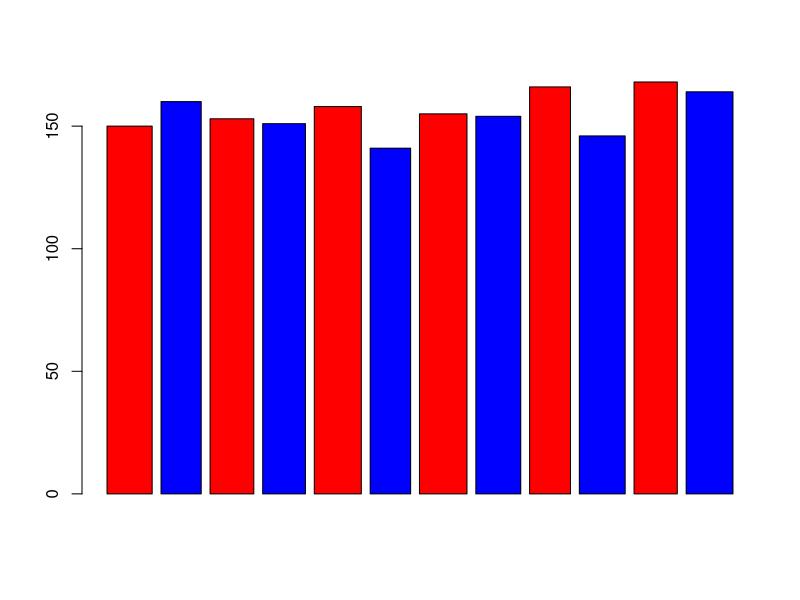
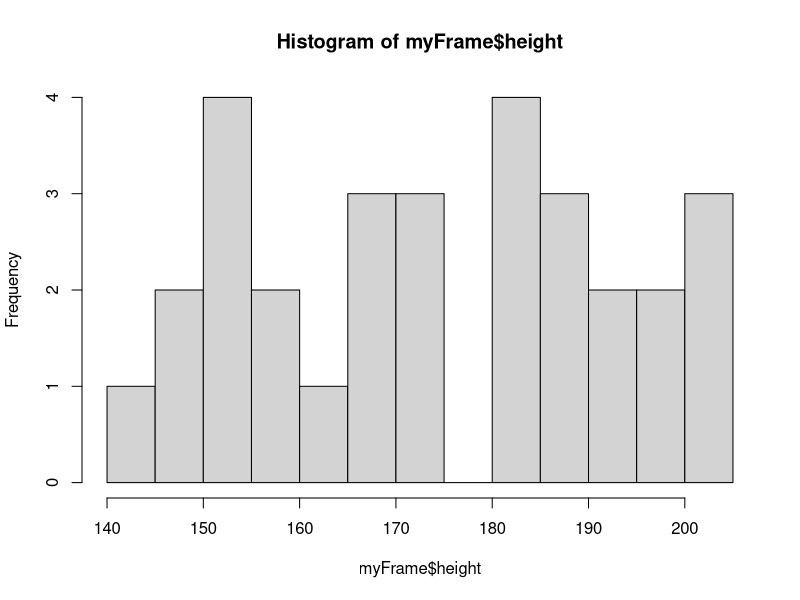
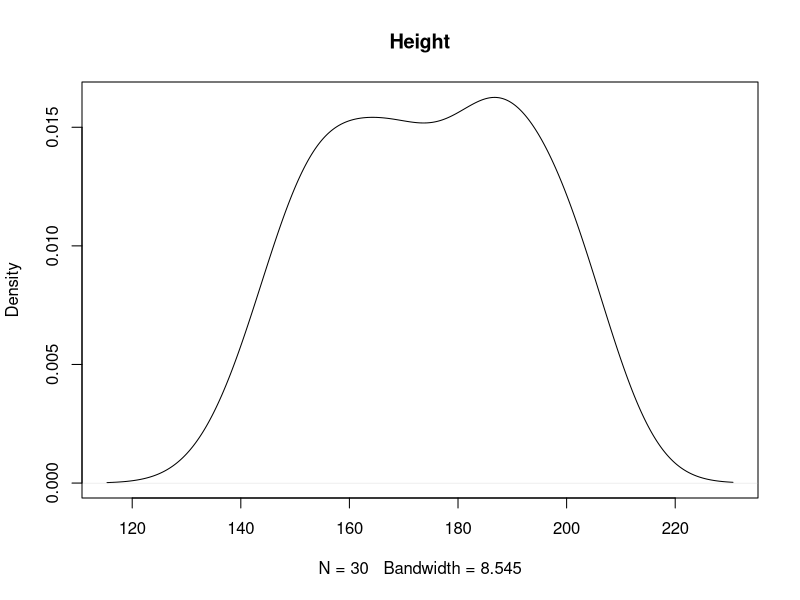
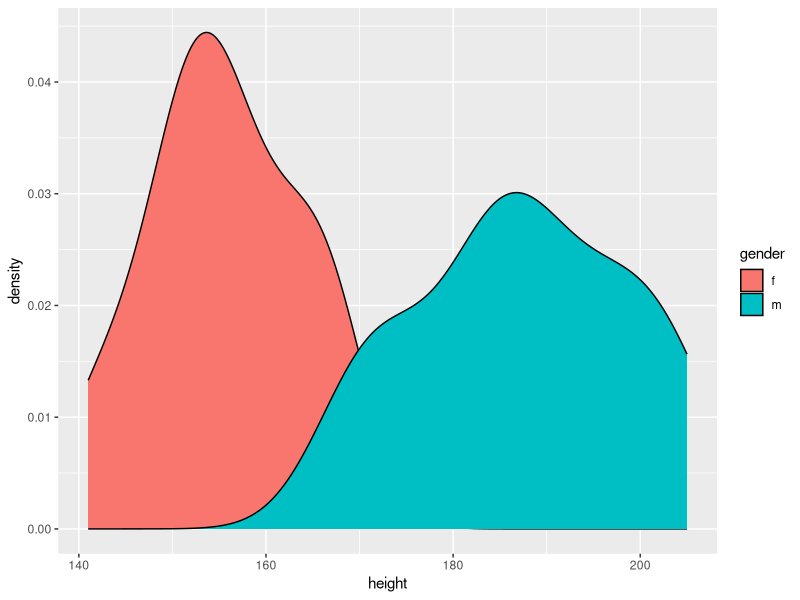

These figures' R source, in order:
height <- sample(140:207, 30)
gender <- c()
for(i in height)
{
  if(i < 170)
  {
    gender = c(gender, "f")
  }
  else
  {
    gender = c(gender, "m")
  }
}
myFrame <- data.frame(height <- height, gender <- gender)
t.test(myFrame$height, mu=180)
var_f <- with(myFrame, height[gender == "f"])
var_m <- with(myFrame, height[gender == "m"])
t.test(var_f, var_m)
barplot(var_f, var_m, beside = TRUE, col = c("red", "blue"))
hist(myFrame$height, breaks = 15)
plot(density(myFrame$height), main = "Height")
install.packages("ggplot2")
library(ggplot2)
ggplot(myFrame, aes(x = height, fill = gender)) + geom_density()
